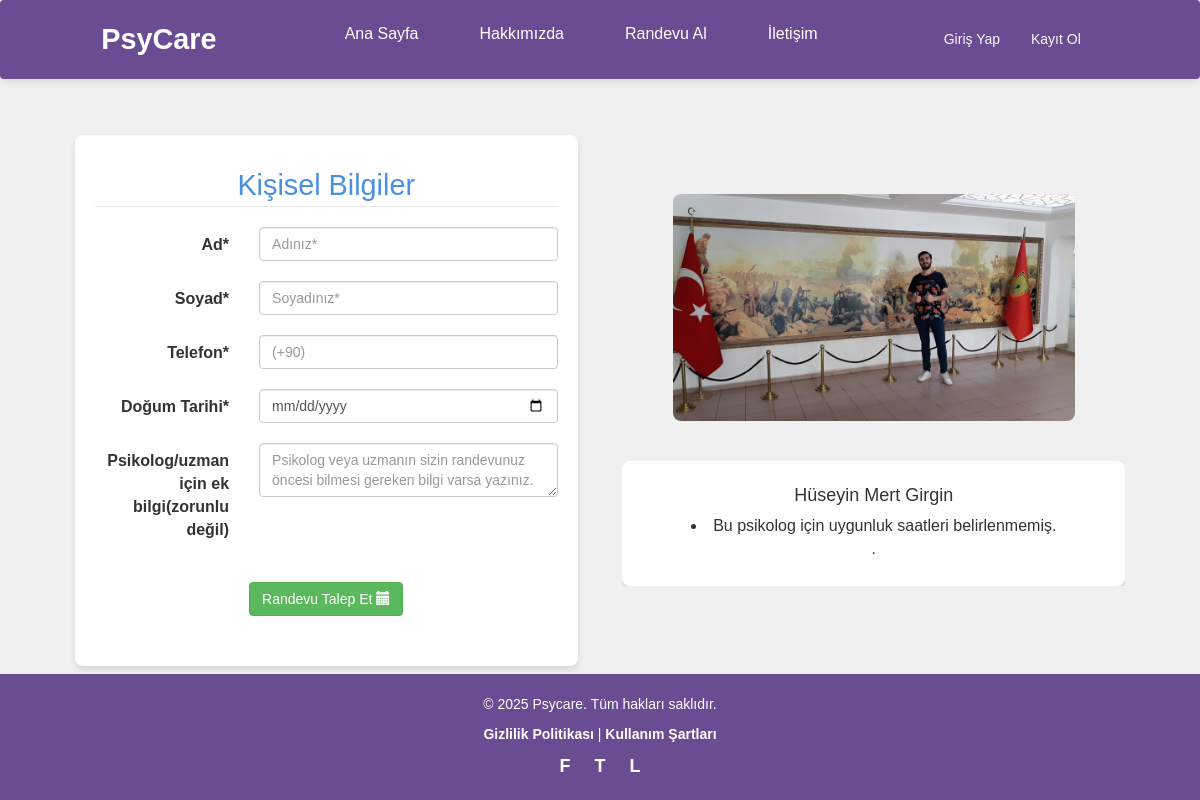
Page /danisman/randevu/4 on the earlier database version.
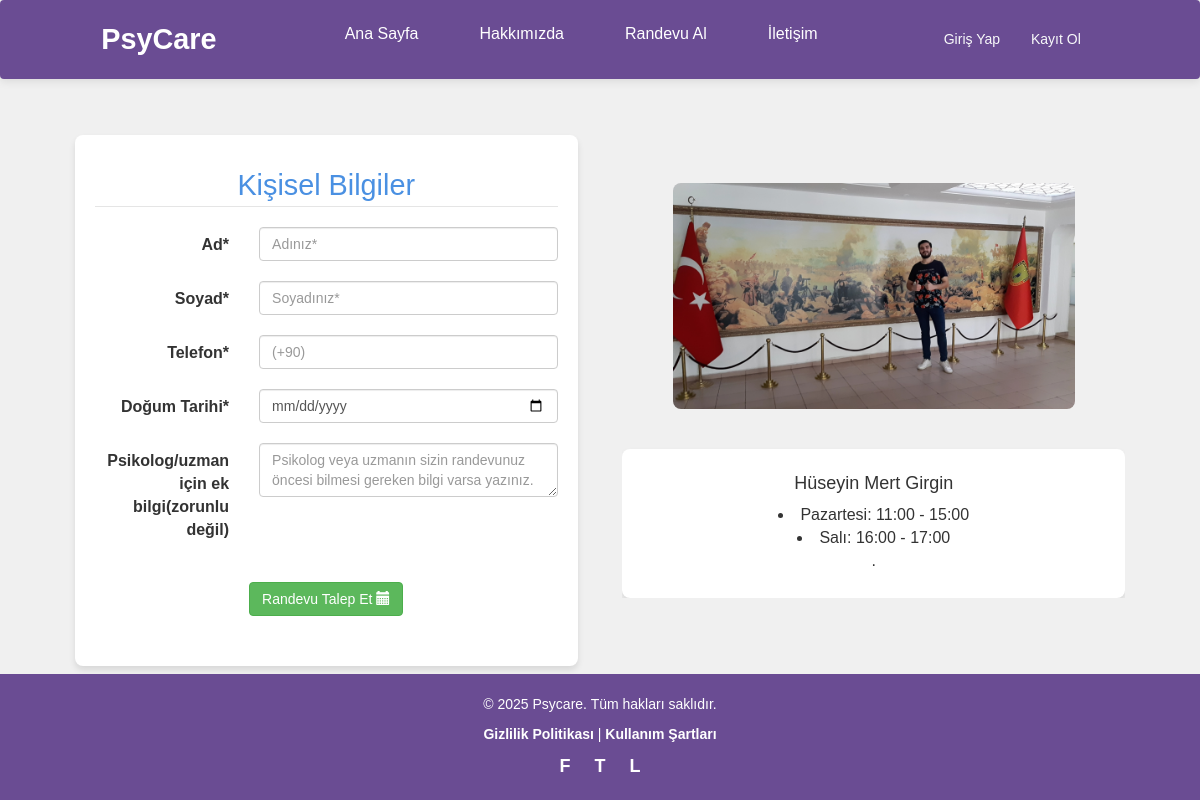
Same page on the later database version.
### danisman/models.py (models this page shows, shortened)
class Uygunluk(models.Model):
    psychologist = models.ForeignKey(Danisman, on_delete=models.CASCADE, related_name="availabilities")
    day_of_week = models.CharField(max_length=10)  # Example: Monday, Tuesday, etc.
    start_time = models.DateTimeField()
    end_time = models.DateTimeField()
    class Meta:
        unique_together = ('psychologist', 'day_of_week', 'start_time')

### danisman/views.py (the view, shortened to what this page needs)
# urls.py: path('randevu/<int:danisman_id>' , views.danisman_randevu, name='danisman_randevu'),
def danisman_randevu(request , danisman_id):
    danisman = get_object_or_404(Danisman , pk = danisman_id)
    context = {
            'danisman' : danisman
        }
    return render(request , 'danismanbilgi/danisman_randevu.html' , context)

### templates/danismanbilgi/danisman_randevu.html (shortened to what this page needs)
{% extends 'layout.html' %}
{% load static %}
{% block content %}
<div class="container">
    <div class="row">
        <div class="col-md-6">
            <form class="form-horizontal" action=" " method="POST" id="contact_form">
                <fieldset>
                    <legend class="text-center">Kişisel Bilgiler</legend>
                    <div class="form-group">
                        <label class="col-md-4 control-label">Ad*</label>
                        <div class="col-md-8">
                            <input name="first_name" placeholder="Adınız*" class="form-control" type="text" required>
                        </div>
                    </div>
                    <div class="form-group">
                        <label class="col-md-4 control-label">Soyad*</label>
                        <div class="col-md-8">
                            <input name="last_name" placeholder="Soyadınız*" class="form-control" type="text" required>
                        </div>
                    </div>
                    <div class="form-group">
                        <label class="col-md-4 control-label">Telefon*</label>
                        <div class="col-md-8">
                            <input name="phone" placeholder="(+90)" inputmode="numeric" pattern="[0-9]+" class="form-control" type="tel" required>
                        </div>
                    </div>
                    <div class="form-group">
                        <label class="col-md-4 control-label">Doğum Tarihi*</label>
                        <div class="col-md-8">
                            <input name="date" class="form-control" type="date" required>
                        </div>
                    </div>
                    <div class="form-group">
                        <label class="col-md-4 control-label">Psikolog/uzman için ek bilgi(zorunlu değil)</label>
                        <div class="col-md-8">
                            <textarea class="form-control" name="comment" placeholder="Psikolog veya uzmanın sizin randevunuz öncesi bilmesi gereken bilgi varsa yazınız."></textarea>
                        </div>
                    </div>
                    <div class="form-group text-center">
                        <button type="submit" class="btn btn-success">
                            Randevu Talep Et <i class="glyphicon glyphicon-calendar"></i>
                        </button>
                    </div>
                </fieldset>
            </form>
        </div>
        <div class="col-md-6">
            <div class="image-container">
                <img src="{{danisman.profile_picture.url}}" alt="Danışman Resmi">
                <div class="image-card">
                    <h4>{{danisman.full_name}}</h4>
                    <p>{% for uygunluk in danisman.availabilities.all %}
                        <li class="availability-item">
                            <span class="day-of-week">{{ uygunluk.day_of_week }}:</span>
                            <span class="time-range">
                                {{ uygunluk.start_time|date:"H:i" }} - {{ uygunluk.end_time|date:"H:i" }}
                            </span>
                        </li>
                    {% empty %}
                        <li>Bu psikolog için uygunluk saatleri belirlenmemiş.</li>
                    {% endfor %}.</p>
                </div>
            </div>
        </div>
    </div>
</div>
{% endblock %}

Differences in the rows shown:
added Uygunluk: day_of_week "Pazartesi", start_time "11:00", end_time "15:00"
added Uygunluk: day_of_week "Salı", start_time "16:00", end_time "17:00"
Other differences:
text no longer shown: "Bu psikolog için uygunluk saatleri belirlenmemiş."
